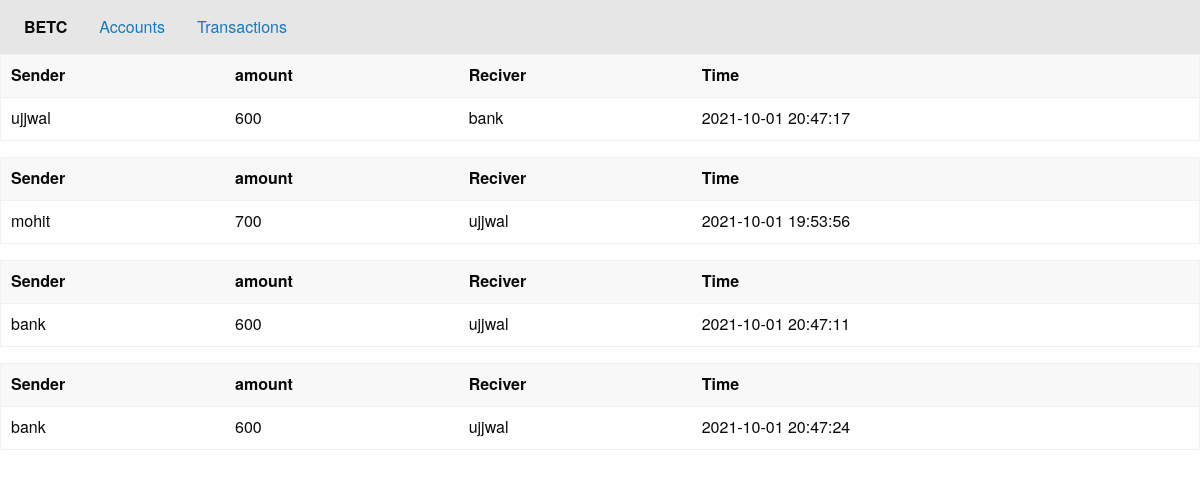
The app's page /transactions/ujjwal, older data.
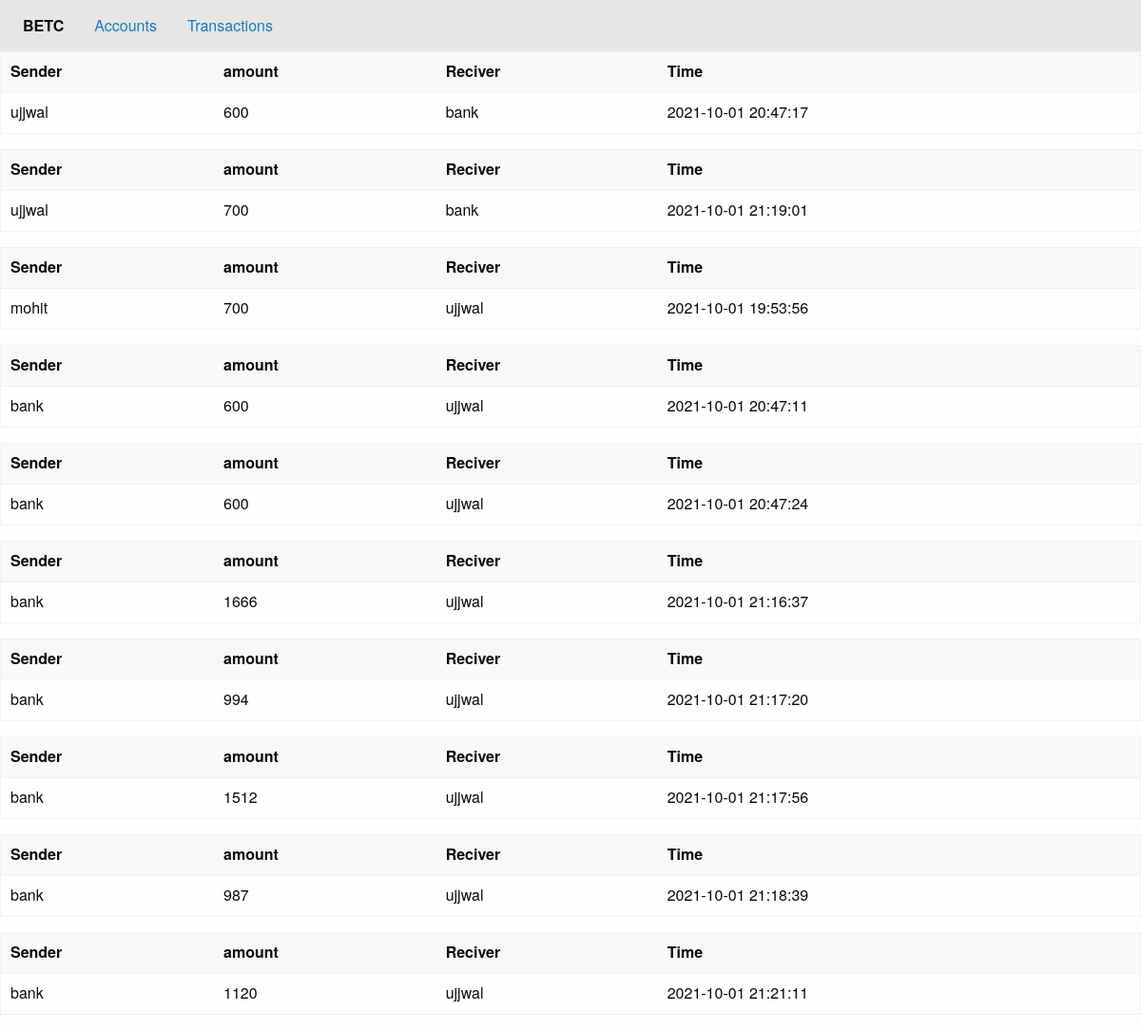
The same page, newer data.
### app/models.py (models this page shows)
class Transactions(db.Model):
    id = db.Column(db.Integer, primary_key=True)
    sender = db.Column(db.String, nullable=False)
    reciever = db.Column(db.String, nullable=False)
    dateTime = db.Column(db.DateTime, default=func.now())
    amount =  db.Column(db.Integer,nullable=True)

### app/routes.py (the view)
@app.route("/transactions/<username>", methods=["GET"])
def transaction(username):
    try:
        wallet = Wallet.query.filter_by(username=username).first()
        if len(wallet.username) < 1:
            return "User not found"
        sends = Transactions.query.filter_by(sender=username)
        recieves = Transactions.query.filter_by(reciever=username)
        return render_template("transaction.html", recieves=recieves,
        sends=sends,
        username=username)
    except: return "something went wrong"

### app/templates/transaction.html (shortened to what this page needs)
{% extends "index.html" %}
{% block content %}
    {% for send in sends %}
    <table id='result' class='display'>
      <thead>
        <tr>
          <th>Sender</th>
          <th>amount</th>
          <th>Reciver</th>
          <th>Time</th>
        </tr>
      </thead>
      <tbody>
        <tr>
          <td>{{ send.sender }}</td>
          <td>{{ send.amount }}</td>
          <td>{{send.reciever}}</td>
          <td>{{send.dateTime}}</td>
    {% endfor %}
        </tr>
      </tbody>
    </table>
    {% for recieve in recieves %}
  <table id='result' class='display'>
    <thead>
      <tr>
        <th>Sender</th>
        <th>amount</th>
        <th>Reciver</th>
        <th>Time</th>
      </tr>
    </thead>
    <tbody>
      <tr>
        <td>{{recieve.sender}}</td>
        <td>{{recieve.amount}}</td>
        <td>{{recieve.reciever}}</td>
        <td>{{recieve.dateTime}}</td>
      </tr>
    </tbody>
  </table>
    {% endfor %}
{% endblock %}

### app/templates/index.html (shortened to what this page needs)
<!DOCTYPE html>
<html lang="en">
<head>
    {% block header %}
    <link rel="stylesheet" href="https://cdn.jsdelivr.net/npm/foundation-sites@6.6.3/dist/css/foundation.min.css"
>
    {% endblock %}
</head>
<body>
    {% block nav %}
    <div class="top-bar">
        <div class="top-bar-left">
            <ul class="dropdown menu" data-dropdown-menu>
                <li id="logo" class="menu-text">BETC</li>
                <li><a href="/accounts">Accounts</a></li>
                <li><a href="/transactions">Transactions</a></li>
            </ul>
        </div>
    </div>
    {% endblock %}
    {% block content %}
    {% endblock %}
</body>
</html>

Row changes from the older to the newer data that the page shows:
added Transactions: sender "ujjwal", amount "700", reciever "bank", dateTime "2021-10-01 21:19:01"
added Transactions: sender "bank", amount "1666", reciever "ujjwal", dateTime "2021-10-01 21:16:37"
added Transactions: sender "bank", amount "994", reciever "ujjwal", dateTime "2021-10-01 21:17:20"
added Transactions: sender "bank", amount "1512", reciever "ujjwal", dateTime "2021-10-01 21:17:56"
added Transactions: sender "bank", amount "987", reciever "ujjwal", dateTime "2021-10-01 21:18:39"
added Transactions: sender "bank", amount "1120", reciever "ujjwal", dateTime "2021-10-01 21:21:11"
